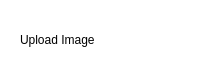
     <widget class="QFrame" name="frame">
      <property name="maximumSize">
       <size>
        <width>400</width>
        <height>80</height>
       </size>
      </property>
      <property name="styleSheet">
       <string notr="true">background-color: transparent;
border-radius:5px;</string>
      </property>
      <property name="frameShape">
       <enum>QFrame::StyledPanel</enum>
      </property>
      <property name="frameShadow">
       <enum>QFrame::Raised</enum>
      </property>
      <layout class="QGridLayout" name="gridLayout_9">
       <item row="0" column="0">
        <widget class="QFrame" name="frame_4">
         <property name="maximumSize">
          <size>
           <width>250</width>
           <height>16777215</height>
          </size>
         </property>
         <property name="frameShape">
          <enum>QFrame::StyledPanel</enum>
         </property>
         <property name="frameShadow">
          <enum>QFrame::Raised</enum>
         </property>
         <layout class="QGridLayout" name="gridLayout_8">
          <item row="0" column="0">
           <widget class="QPushButton" name="BrowseButton">
            <property name="maximumSize">
             <size>
              <width>16777215</width>
              <height>70</height>
             </size>
            </property>
            <property name="styleSheet">
             <string notr="true">QPushButton{
border-radius: 10px;
text-align: left;
font: 900 12pt &quot;Segoe UI Black&quot;;
}


QPushButton:hover:!pressed{
	background-color: qlineargradient(x1: 0.5, y1: 1, x2: 0.5, y2: 1, stop: 0 #dadbde, stop: 1 #f6f7fa);
}
</string>
            </property>
            <property name="text">
             <string>Upload Image</string>
            </property>
            <property name="icon">
             <iconset resource="Icons.qrc">
              <normaloff>:/Icons/UploadIcon.png</normaloff>:/Icons/UploadIcon.png</iconset>
            </property>
            <property name="iconSize">
             <size>
              <width>50</width>
              <height>50</height>
             </size>
            </property>
           </widget>
          </item>
         </layout>
        </widget>
       </item>
       <item row="0" column="1">
        <widget class="QFrame" name="frame_5">
         <property name="maximumSize">
          <size>
           <width>100</width>
           <height>16777215</height>
          </size>
         </property>
         <property name="frameShape">
          <enum>QFrame::StyledPanel</enum>
         </property>
         <property name="frameShadow">
          <enum>QFrame::Raised</enum>
         </property>
         <layout class="QGridLayout" name="gridLayout_6">
          <item row="0" column="0">
           <widget class="QPushButton" name="pushButton">
            <property name="maximumSize">
             <size>
              <width>16777215</width>
              <height>100</height>
             </size>
            </property>
            <property name="styleSheet">
             <string notr="true">QPushButton{
border-radius: 10px;
font: 900 12pt &quot;Segoe UI Black&quot;;
}


QPushButton:hover:!pressed{
	background-color: qlineargradient(x1: 0.5, y1: 1, x2: 0.5, y2: 1, stop: 0 #dadbde, stop: 1 #f6f7fa);
}</string>
            </property>
            <property name="text">
             <string/>
            </property>
            <property name="icon">
             <iconset resource="Icons.qrc">
              <normaloff>:/Icons/close.png</normaloff>:/Icons/close.png</iconset>
            </property>
            <property name="iconSize">
             <size>
              <width>25</width>
              <height>25</height>
             </size>
            </property>
           </widget>
          </item>
         </layout>
        </widget>
       </item>
      </layout>
     </widget>
